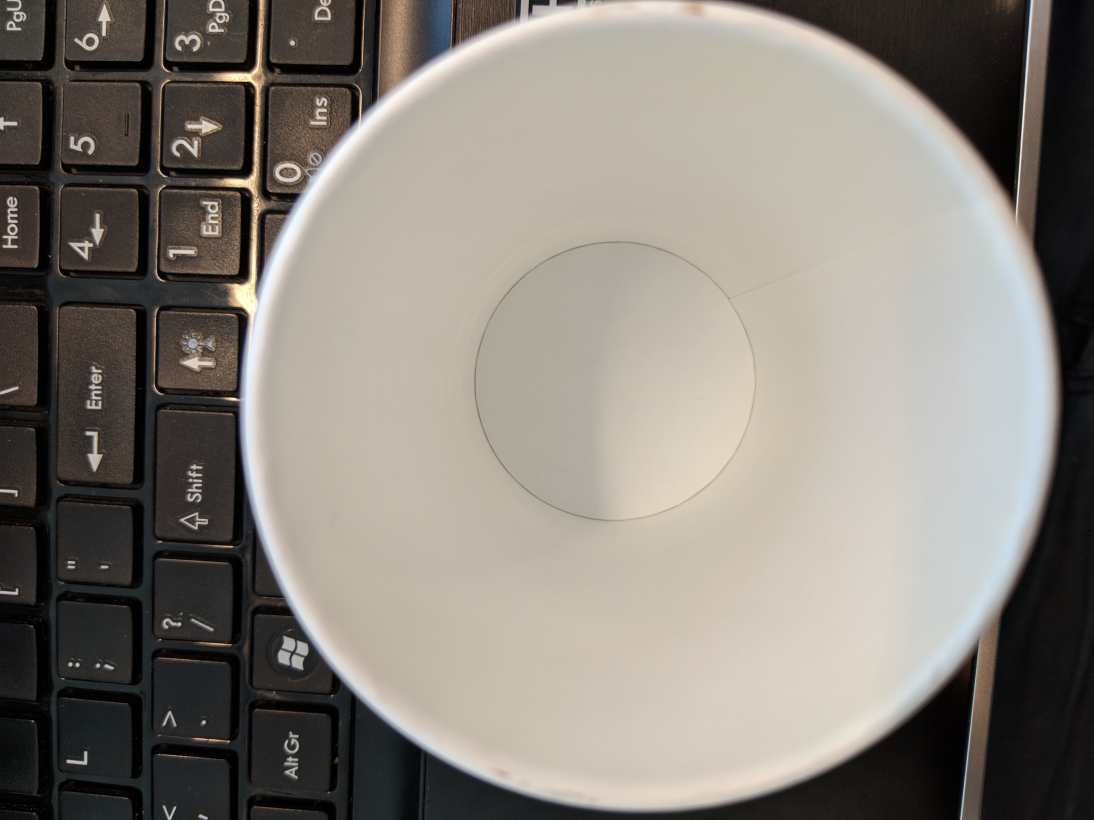
#> input picture Bot/modules/vision/CupVision/cupimg_d75mm.jpg, 3280 x 2460 px (shown at 1/3 size)
$ python CupVision.py   (older library calls are emulated)
#> lines starting #> are read from the running program, lines starting #| are printed output that depends on the picture; after the words box and inside, x2 and y2 are one past the last pixel; in counts of white or black regions, pixels touching at a corner belong together
#> further down, image is the input picture: shape (2460, 3280, 3); mean B, G, R 122.1, 129.7, 135.3
import cv2
from matplotlib import pyplot as plt
#from picamera import picamera
import numpy as np

#cam = PiCamera()
cam = cv2.VideoCapture(0)
#rawCapture = PiRGBArray(camera)

KNOWN_DISTANCE = 7.5
KNOWN_PIXELS = 2465
KNOWN_WIDTH = 6.5

#75mm = 2465 pixels (6.5cm)


def SearchCup(img):
    """
    Searching for the cup and outline it
    :param img: frame of video
    :return:
    """

    gray = cv2.cvtColor(img, cv2.COLOR_BGR2GRAY)

    gray = cv2.blur(gray,(3,3))

    ret, thresh = cv2.threshold(gray, 127, 255, cv2.THRESH_TOZERO)#1)
    #cny = CannyImage(img, gray)

    cny = cv2.Canny(gray, 100, 255, cv2.THRESH_BINARY)

    _, contours, h = cv2.findContours(cny, 1, 2)


    circles = cv2.HoughCircles(gray,cv2.HOUGH_GRADIENT,1.2, 100)

    if circles is not None:
        # convert the (x, y) coordinates and radius of the circles to integers
        circles = np.round(circles[0, :]).astype("int")

        # loop over the (x, y) coordinates and radius of the circles
        for (x, y, r) in circles:
            # draw the circle in the output image, then draw a rectangle
            # corresponding to the center of the circle
            cv2.circle(img, (x, y), r, (0, 255, 0), 4)
            cv2.rectangle(img, (x - 5, y - 5), (x + 5, y + 5), (0, 128, 255), -1)


    for cnt in contours:
        approx = cv2.approxPolyDP(cnt, 0.01 * cv2.arcLength(cnt, True), True)
        area = cv2.contourArea(cnt)
        #print str(len(approx)) + " " + str(area)

        if ((len(approx) > 8) & (area > 30)):
            #check for an area bigger than 400 so it skips over certain objects that are too small
            if(area > 400):
                cv2.drawContours(img, [cnt], 0, (0,0,255), -1)
                if len(contours) > 0:
                    (_, cnts, _) = cv2.findContours(cny.copy(), cv2.RETR_LIST, cv2.CHAIN_APPROX_SIMPLE)
                    #cv2.drawContours(img, cnts, -1, (127, 127, 127), 2)
                    c = max(cnts, key=cv2.contourArea)
                    # print str(cv2.minAreaRect(c))
                    marker = cv2.minAreaRect(c)
                    #focalLength = (marker[1][0] * KNOWN_DISTANCE) / KNOWN_WIDTH
                    distance = DefineDistanceToCup(KNOWN_WIDTH, focalLength, marker[1][0])

                box = np.int0(cv2.boxPoints(marker))
                cv2.drawContours(img, [box], -1, (0, 255, 0), 2)
                cv2.putText(img, str(((distance) / 12) * 30.48) + "cm",
                            (box[0][1], box[1][1]),  # (img.shape[1] - 200, img.shape[0] - 20),
                            cv2.FONT_HERSHEY_SIMPLEX,
                            2.0, (0, 255, 0), 3)

        if len(approx) == 4 & (area > 10):
            print(area)
            cv2.drawContours(img, [cnt], 0, (255, 0, 0), 4)

        # [12 lines of commented-out code are left out]

    cv2.imshow("hi", thresh)
    cv2.imshow("canny", cny)

    # [18 lines of commented-out code are left out]
def DefineDistanceToCup(knownWidth, focalLength, acWidth):

    #print(str(knownWidth) + " * " + str(focalLength) + " / " + str(acWidth) + " = " + str(((((knownWidth * focalLength) / acWidth) / 12) * 30.48)))
    return ((((knownWidth * focalLength) / acWidth) / 12) * 30.48)


def CannyImage(image, color):
    imgHsv = cv2.cvtColor(image, cv2.COLOR_BGR2HSV)

    edged = cv2.Canny(color, 35, 125)

    return edged


def find_marker(image):
    # convert the image to grayscale, blur it, and detect edges
    gray = cv2.cvtColor(image, cv2.COLOR_BGR2GRAY)
    gray = cv2.GaussianBlur(gray, (5, 5), 0)
    edged = cv2.Canny(gray, 35, 125)
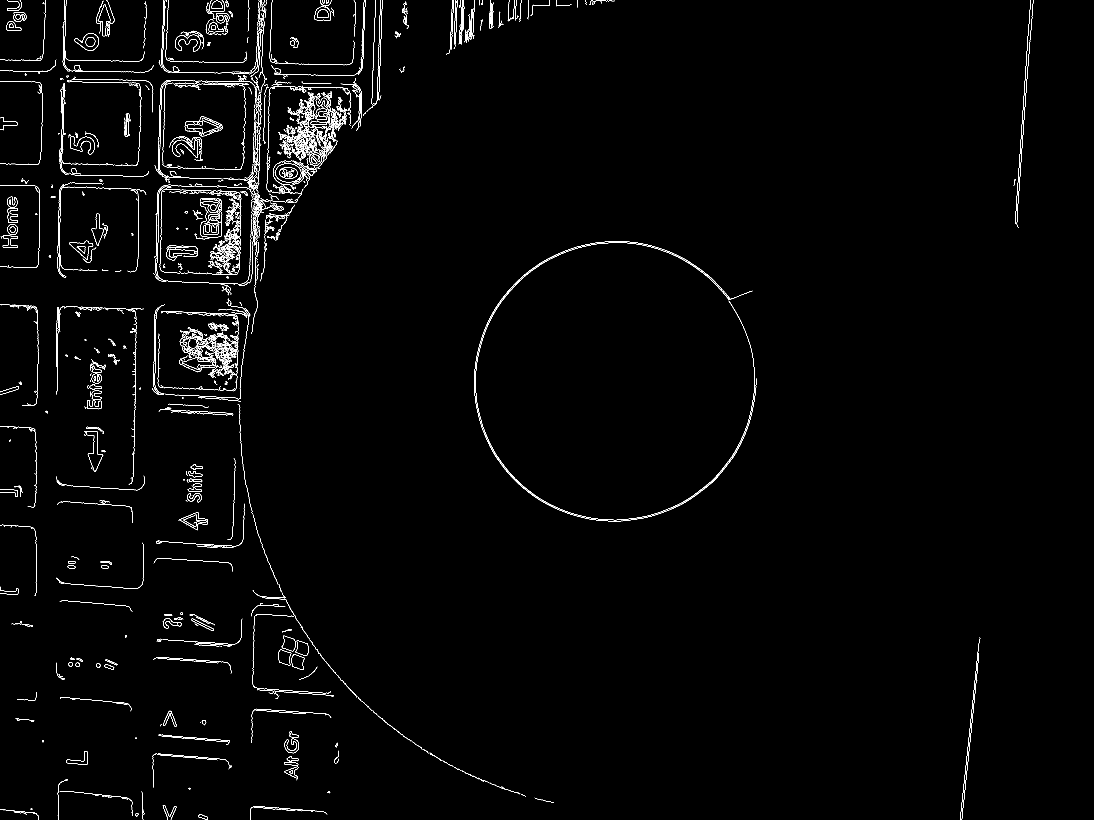
#> edged: shape (2460, 3280) (shown at 1/3 size); 1.1% white in thin lines or dots

    # find the contours in the edged image and keep the largest one;
    # we'll assume that this is our piece of paper in the image
    (_, cnts, _) = cv2.findContours(edged.copy(), cv2.RETR_LIST, cv2.CHAIN_APPROX_SIMPLE)
#> cnts = 1381 contours, 984 with area under 20; largest, box (x1, y1, x2, y2) and area: (826, 490, 904, 547) 3464, (826, 490, 904, 547) 3412, (223, 100, 297, 152) 2311, (223, 100, 297, 152) 2234, (535, 1536, 624, 1591) 2024
    c = max(cnts, key=cv2.contourArea)
#> c = contour of 88 points, box (x1, y1, x2, y2) (826, 490, 904, 547), area 3464

    # compute the bounding box of the of the paper region and return it
    return cv2.minAreaRect(c)


imagepath = "cupimg_d75mm.jpg"
image = cv2.imread(imagepath)
marker = find_marker(image)
#> marker = ((864.5, 518), (56, 77), -90)
focalLength = (marker[1][0] * KNOWN_DISTANCE) / KNOWN_WIDTH
#> focalLength = 64.62

while(True):
    ret, img = cam.read()
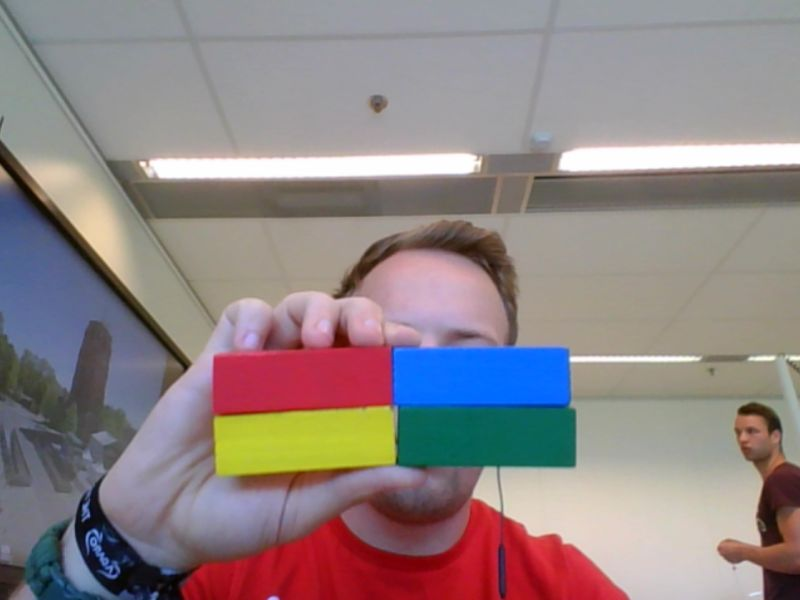
#> input picture Bot/modules/vision/ColorPicker/index.jpeg, 800 x 600 px, given in place of the camera
#> img is the input picture: shape (600, 800, 3); mean B, G, R 132.8, 131.9, 143.7
    #camera.capture(rawCapture, format="bgr")
    #img = rawCapture.array

    gray = cv2.cvtColor(img, cv2.COLOR_BGR2GRAY)
#> gray: shape (600, 800)


    imgHSV = cv2.cvtColor(img, cv2.COLOR_BGR2HSV)
#> imgHSV: shape (600, 800, 3); mean H, S, V 79.8, 62.4, 156.2
    h, s, v = cv2.split(imgHSV)
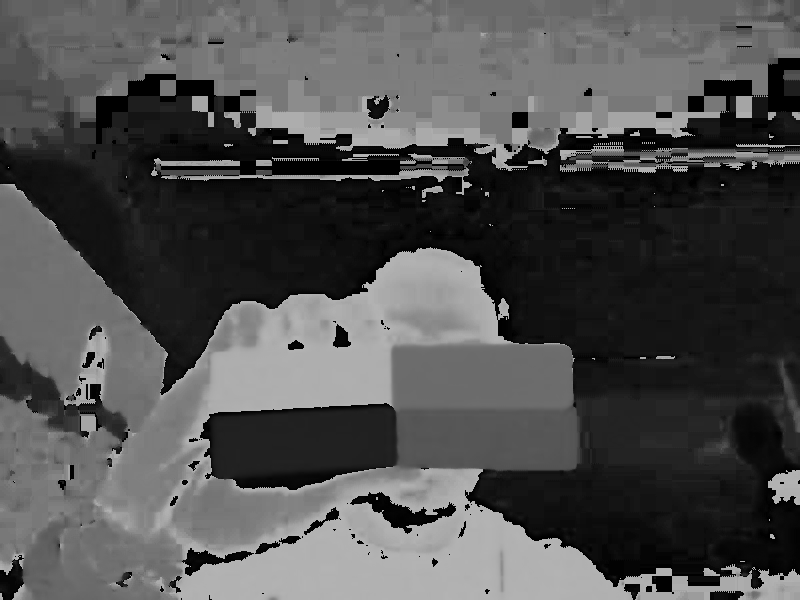
#> h: shape (600, 800); min 0, max 179, mean 79.8
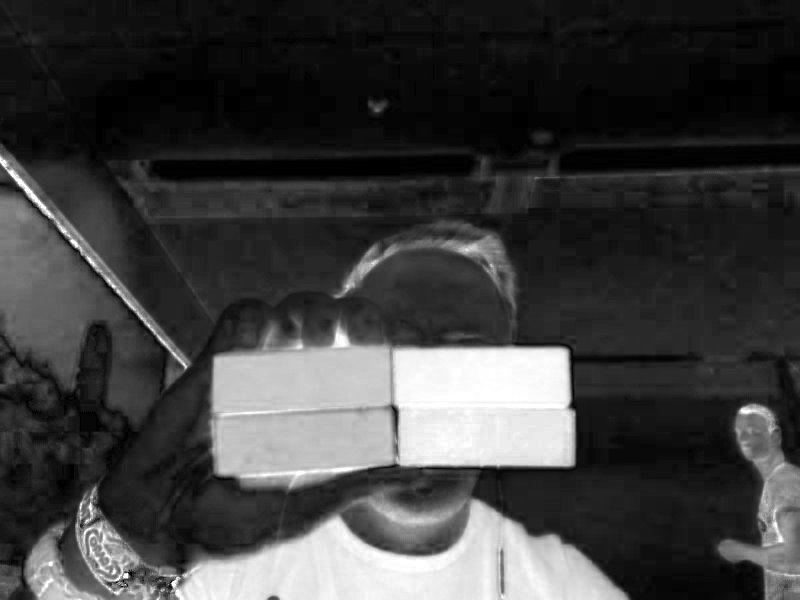
#> s: shape (600, 800); min 0, max 255, mean 62.4
    grayscale = cv2.cvtColor(img, cv2.COLOR_BGR2GRAY)
    grayblur = cv2.GaussianBlur(grayscale, (5,5), 0)


    ret, thresh1 = cv2.threshold(grayscale, 50, 255, cv2.THRESH_BINARY)
#> thresh1: shape (600, 800); 96.5% white; 52 black regions (23 under 20 px), largest, box (x1, y1, x2, y2) and area: (75, 479, 201, 600) 4490, (343, 530, 454, 593) 2406, (0, 150, 188, 371) 2156
    kernel = np.ones((5,5),np.uint8) #square image kernel used for erosion
    erosion = cv2.erode(thresh1, kernel,iterations = 1) #refines all edges in the binary image
#> erosion: shape (600, 800); 94.5% white; 28 black regions, largest, box (x1, y1, x2, y2) and area: (73, 477, 231, 600) 6814, (0, 141, 190, 373) 3828, (339, 525, 456, 600) 3744
    opening = cv2.morphologyEx(erosion, cv2.MORPH_OPEN, kernel)
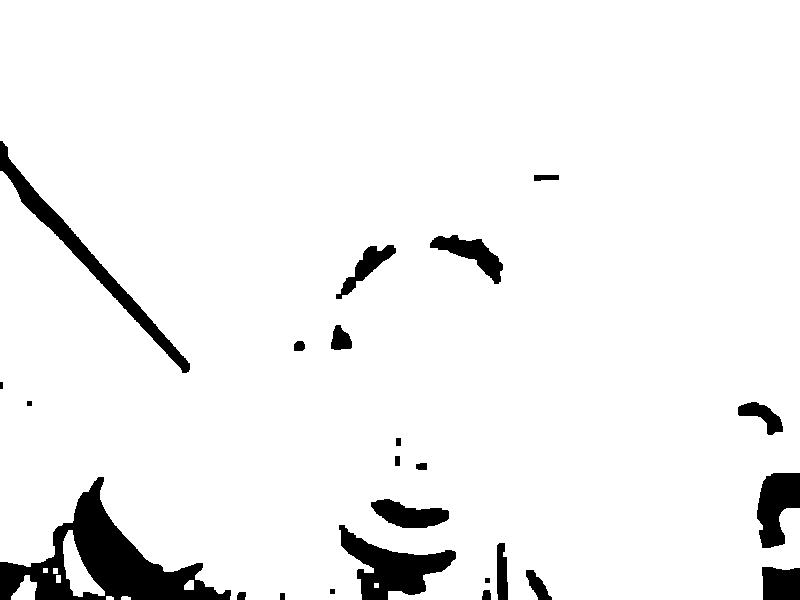
#> opening: shape (600, 800); 94.3% white; 24 black regions, largest, box (x1, y1, x2, y2) and area: (0, 477, 231, 600) 9715, (0, 141, 190, 373) 3837, (339, 525, 456, 600) 3834
    closing = cv2.morphologyEx(opening, cv2.MORPH_CLOSE,
                               kernel)  # this is for further removing small noises and holes in the image
#> closing: shape (600, 800); 94.3% white; 24 black regions, largest, box (x1, y1, x2, y2) and area: (0, 477, 231, 600) 9713, (0, 141, 190, 373) 3837, (339, 525, 456, 600) 3834

    #Canny = CannyImage()
    SearchCup(img)
#> in SearchCup, `cny = cv2.Canny(gray, 100, 255, cv2.THRESH_BINARY)`:
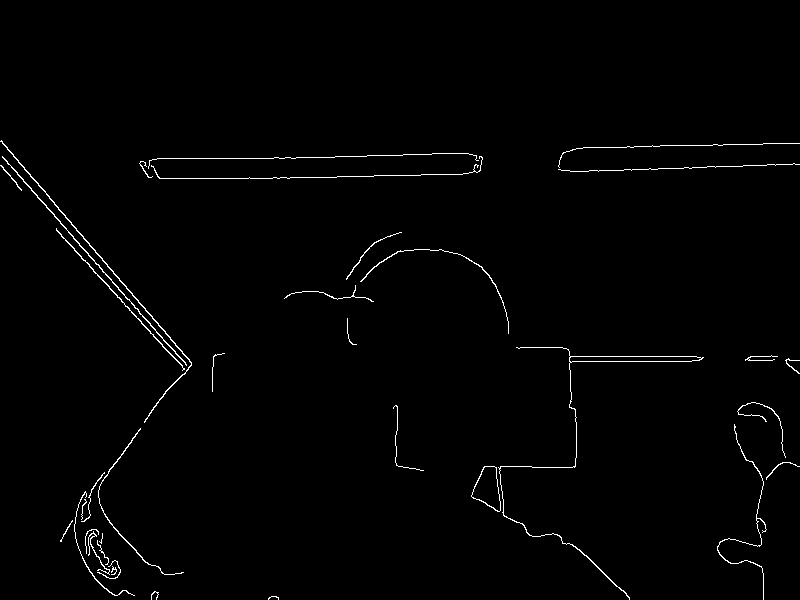
#> cny: shape (600, 800); 1.1% white in thin lines or dots, all inside (x1, y1, x2, y2) = (0, 140, 800, 600)
#> in SearchCup, `_, contours, h = cv2.findContours(cny, 1, 2)`: contours = 38 contours, 24 with area under 20; largest, box (x1, y1, x2, y2) and area: (471, 466, 501, 512) 821, (471, 466, 501, 512) 797, (498, 347, 704, 600) 726, (569, 356, 702, 363) 641, (0, 140, 192, 423) 232; h = 38 rows, first 6: [1, -1, -1, -1], [2, 0, -1, -1], [3, 1, -1, -1], [4, 2, -1, -1], [5, 3, -1, -1], [6, 4, -1, -1]
#> in SearchCup, `circles = cv2.HoughCircles(gray,cv2.HOUGH_GRADIENT,1.2, 100)`: circles = None
#> the loop in SearchCup, `for cnt in contours:` made 38 passes
#> (area, marker, distance, box) on pass 25: (725.5, ((485.5, 488.5), (45, 29), -90), 23.71, [[500, 511], [471, 511], [471, 466], [500, 466]])
#> area on passes 7, 11, 13, 14, 16, 17: 26, 41.5, 797, 821, 83.5, 50
#> after the loop in SearchCup, `for cnt in contours:`:
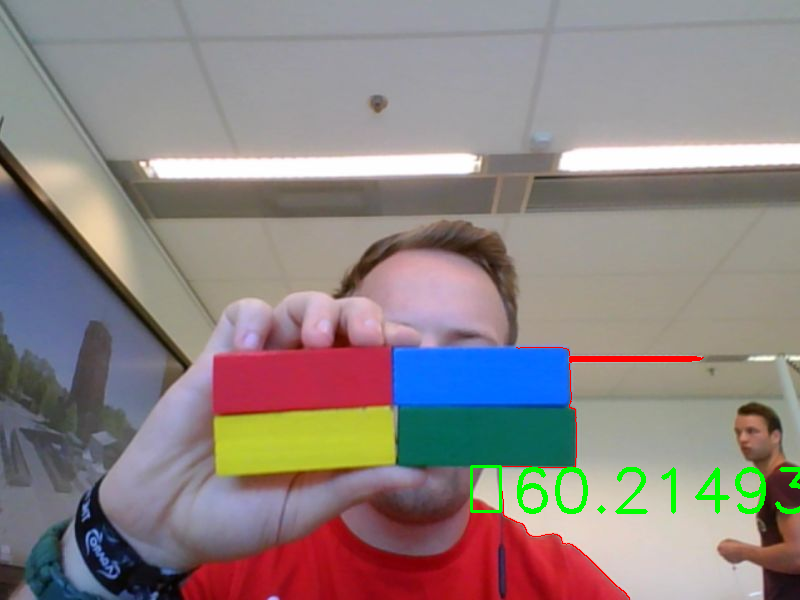
#> img: shape (600, 800, 3); 1.07% of pixels changed, all inside (x1, y1, x2, y2) = (470, 347, 800, 600)

    # cv2.imshow("h", h)
    # cv2.imshow("s", s)
    # cv2.imshow("v", v)


    cv2.imshow("gray", grayblur)
    cv2.imshow("Cam", img)
    if cv2.waitKey(1) & 0xFF == ord('q'):
#> (key q is pressed here)
        break
